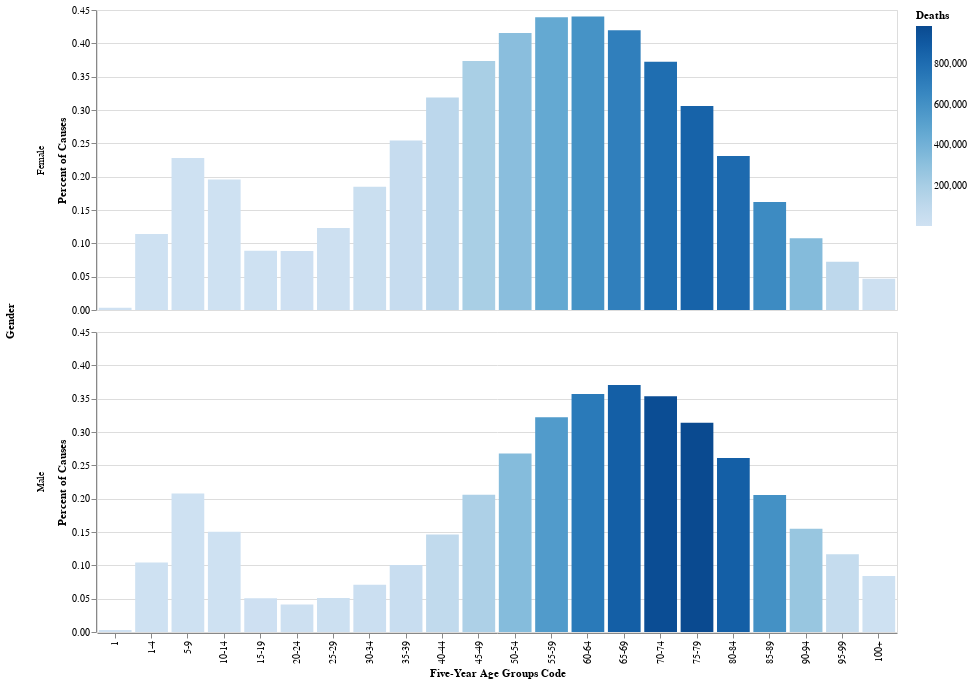

The notebook cell this image was saved under:
### Code cell
alt.Chart(cancer_rates).mark_bar(tooltip=True).encode(
    x=alt.X('Five-Year Age Groups Code', sort=age_order),
    y='Percent of Causes',
    color=alt.Color('Deaths'),
    row='Gender'
).properties(
    width=800
)

### Figure 1 — Vega-Lite specification as saved in the notebook (floating-point values rounded to 4 significant figures)
{"config": {"view": {"continuousWidth": 300, "continuousHeight": 300}}, "data": {"name": "data-bd14e7b04f1ae120b6477d241ad9a514"}, "mark": {"type": "bar", "tooltip": true}, "encoding": {"color": {"field": "Deaths", "type": "quantitative"}, "row": {"field": "Gender", "type": "nominal"}, "x": {"field": "Five-Year Age Groups Code", "sort": ["1", "1-4", "5-9", "10-14", "15-19", "20-24", "25-29", "30-34", "35-39", "40-44", "45-49", "50-54", "55-59", "60-64", "65-69", "70-74", "75-79", "80-84", "85-89", "90-94", "95-99", "100+"], "type": "nominal"}, "y": {"field": "Percent of Causes", "type": "quantitative"}}, "width": 800, "$schema": "https://vega.github.io/schema/vega-lite/v5.17.0.json", "datasets": {"data-bd14e7b04f1ae120b6477d241ad9a514": [{"Notes": NaN, "ICD-10 113 Cause List": "#Malignant neoplasms (C00-C97)", "ICD-10 113 Cause List Code": "GR113-019", "Five-Year Age Groups": "< 1 year", "Five-Year Age Groups Code": "1", "Gender": "Female", "Gender Code": "F", "Deaths": 690.0, "Population": 42480000.0, "Crude Rate": 1.6, "Crude Rate Lower 95% Confidence Interval": 1.5, "Crude Rate Upper 95% Confidence Interval": 1.7, "Crude Rate Standard Error": 0.1, "All-Cause Deaths": 202600.0, "Percent of Causes": 0.003405}, {"Notes": NaN, "ICD-10 113 Cause List": "#Malignant neoplasms (C00-C97)", "ICD-10 113 Cause List Code": "GR113-019", "Five-Year Age Groups": "< 1 year", "Five-Year Age Groups Code": "1", "Gender": "Male", "Gender Code": "M", "Deaths": 774.0, "Population": 44440000.0, "Crude Rate": 1.7, "Crude Rate Lower 95% Confidence Interval": 1.6, "Crude Rate Upper 95% Confidence Interval": 1.9, "Crude Rate Standard Error": 0.1, "All-Cause Deaths": 251800.0, "Percent of Causes": 0.003074}, {"Notes": NaN, "ICD-10 113 Cause List": "#Malignant neoplasms (C00-C97)", "ICD-10 113 Cause List Code": "GR113-019", "Five-Year Age Groups": "1-4 years", "Five-Year Age Groups Code": "1-4", "Gender": "Female", "Gender Code": "F", "Deaths": 3629.0, "Population": 170400000.0, "Crude Rate": 2.1, "Crude Rate Lower 95% Confidence Interval": 2.1, "Crude Rate Upper 95% Confidence Interval": 2.2, "Crude Rate Standard Error": 0.0, "All-Cause Deaths": 31840.0, "Percent of Causes": 0.114}, {"Notes": NaN, "ICD-10 113 Cause List": "#Malignant neoplasms (C00-C97)", "ICD-10 113 Cause List Code": "GR113-019", "Five-Year Age Groups": "1-4 years", "Five-Year Age Groups Code": "1-4", "Gender": "Male", "Gender Code": "M", "Deaths": 4398.0, "Population": 178100000.0, "Crude Rate": 2.5, "Crude Rate Lower 95% Confidence Interval": 2.4, "Crude Rate Upper 95% Confidence Interval": 2.5, "Crude Rate Standard Error": 0.0, "All-Cause Deaths": 42220.0, "Percent of Causes": 0.1042}, {"Notes": NaN, "ICD-10 113 Cause List": "#Malignant neoplasms (C00-C97)", "ICD-10 113 Cause List Code": "GR113-019", "Five-Year Age Groups": "5-9 years", "Five-Year Age Groups Code": "5-9", "Gender": "Female", "Gender Code": "F", "Deaths": 4606.0, "Population": 216600000.0, "Crude Rate": 2.1, "Crude Rate Lower 95% Confidence Interval": 2.1, "Crude Rate Upper 95% Confidence Interval": 2.2, "Crude Rate Standard Error": 0.0, "All-Cause Deaths": 20210.0, "Percent of Causes": 0.228}, {"Notes": NaN, "ICD-10 113 Cause List": "#Malignant neoplasms (C00-C97)", "ICD-10 113 Cause List Code": "GR113-019", "Five-Year Age Groups": "5-9 years", "Five-Year Age Groups Code": "5-9", "Gender": "Male", "Gender Code": "M", "Deaths": 5475.0, "Population": 226500000.0, "Crude Rate": 2.4, "Crude Rate Lower 95% Confidence Interval": 2.4, "Crude Rate Upper 95% Confidence Interval": 2.5, "Crude Rate Standard Error": 0.0, "All-Cause Deaths": 26360.0, "Percent of Causes": 0.2077}, {"Notes": NaN, "ICD-10 113 Cause List": "#Malignant neoplasms (C00-C97)", "ICD-10 113 Cause List Code": "GR113-019", "Five-Year Age Groups": "10-14 years", "Five-Year Age Groups Code": "10-14", "Gender": "Female", "Gender Code": "F", "Deaths": 4632.0, "Population": 223800000.0, "Crude Rate": 2.1, "Crude Rate Lower 95% Confidence Interval": 2.0, "Crude Rate Upper 95% Confidence Interval": 2.1, "Crude Rate Standard Error": 0.0, "All-Cause Deaths": 23650.0, "Percent of Causes": 0.1958}, {"Notes": NaN, "ICD-10 113 Cause List": "#Malignant neoplasms (C00-C97)", "ICD-10 113 Cause List Code": "GR113-019", "Five-Year Age Groups": "10-14 years", "Five-Year Age Groups Code": "10-14", "Gender": "Male", "Gender Code": "M", "Deaths": 5585.0, "Population": 234300000.0, "Crude Rate": 2.4, "Crude Rate Lower 95% Confidence Interval": 2.3, "Crude Rate Upper 95% Confidence Interval": 2.4, "Crude Rate Standard Error": 0.0, "All-Cause Deaths": 37170.0, "Percent of Causes": 0.1503}, {"Notes": NaN, "ICD-10 113 Cause List": "#Malignant neoplasms (C00-C97)", "ICD-10 113 Cause List Code": "GR113-019", "Five-Year Age Groups": "15-19 years", "Five-Year Age Groups Code": "15-19", "Gender": "Female", "Gender Code": "F", "Deaths": 5736.0, "Population": 227300000.0, "Crude Rate": 2.5, "Crude Rate Lower 95% Confidence Interval": 2.5, "Crude Rate Upper 95% Confidence Interval": 2.6, "Crude Rate Standard Error": 0.0, "All-Cause Deaths": 64420.0, "Percent of Causes": 0.08904}, {"Notes": NaN, "ICD-10 113 Cause List": "#Malignant neoplasms (C00-C97)", "ICD-10 113 Cause List Code": "GR113-019", "Five-Year Age Groups": "15-19 years", "Five-Year Age Groups Code": "15-19", "Gender": "Male", "Gender Code": "M", "Deaths": 8643.0, "Population": 239500000.0, "Crude Rate": 3.6, "Crude Rate Lower 95% Confidence Interval": 3.5, "Crude Rate Upper 95% Confidence Interval": 3.7, "Crude Rate Standard Error": 0.0, "All-Cause Deaths": 171300.0, "Percent of Causes": 0.05044}, {"Notes": NaN, "ICD-10 113 Cause List": "#Malignant neoplasms (C00-C97)", "ICD-10 113 Cause List Code": "GR113-019", "Five-Year Age Groups": "20-24 years", "Five-Year Age Groups Code": "20-24", "Gender": "Female", "Gender Code": "F", "Deaths": 8098.0, "Population": 229100000.0, "Crude Rate": 3.5, "Crude Rate Lower 95% Confidence Interval": 3.5, "Crude Rate Upper 95% Confidence Interval": 3.6, "Crude Rate Standard Error": 0.0, "All-Cause Deaths": 91340.0, "Percent of Causes": 0.08865}, {"Notes": NaN, "ICD-10 113 Cause List": "#Malignant neoplasms (C00-C97)", "ICD-10 113 Cause List Code": "GR113-019", "Five-Year Age Groups": "20-24 years", "Five-Year Age Groups Code": "20-24", "Gender": "Male", "Gender Code": "M", "Deaths": 12260.0, "Population": 240000000.0, "Crude Rate": 5.1, "Crude Rate Lower 95% Confidence Interval": 5.0, "Crude Rate Upper 95% Confidence Interval": 5.2, "Crude Rate Standard Error": 0.0, "All-Cause Deaths": 296800.0, "Percent of Causes": 0.04131}, {"Notes": NaN, "ICD-10 113 Cause List": "#Malignant neoplasms (C00-C97)", "ICD-10 113 Cause List Code": "GR113-019", "Five-Year Age Groups": "25-29 years", "Five-Year Age Groups Code": "25-29", "Gender": "Female", "Gender Code": "F", "Deaths": 13890.0, "Population": 228600000.0, "Crude Rate": 6.1, "Crude Rate Lower 95% Confidence Interval": 6.0, "Crude Rate Upper 95% Confidence Interval": 6.2, "Crude Rate Standard Error": 0.1, "All-Cause Deaths": 113100.0, "Percent of Causes": 0.1228}, {"Notes": NaN, "ICD-10 113 Cause List": "#Malignant neoplasms (C00-C97)", "ICD-10 113 Cause List Code": "GR113-019", "Five-Year Age Groups": "25-29 years", "Five-Year Age Groups Code": "25-29", "Gender": "Male", "Gender Code": "M", "Deaths": 15820.0, "Population": 234300000.0, "Crude Rate": 6.8, "Crude Rate Lower 95% Confidence Interval": 6.6, "Crude Rate Upper 95% Confidence Interval": 6.9, "Crude Rate Standard Error": 0.1, "All-Cause Deaths": 309500.0, "Percent of Causes": 0.0511}, {"Notes": NaN, "ICD-10 113 Cause List": "#Malignant neoplasms (C00-C97)", "ICD-10 113 Cause List Code": "GR113-019", "Five-Year Age Groups": "30-34 years", "Five-Year Age Groups Code": "30-34", "Gender": "Female", "Gender Code": "F", "Deaths": 27790.0, "Population": 227300000.0, "Crude Rate": 12.2, "Crude Rate Lower 95% Confidence Interval": 12.1, "Crude Rate Upper 95% Confidence Interval": 12.4, "Crude Rate Standard Error": 0.1, "All-Cause Deaths": 150400.0, "Percent of Causes": 0.1848}, {"Notes": NaN, "ICD-10 113 Cause List": "#Malignant neoplasms (C00-C97)", "ICD-10 113 Cause List Code": "GR113-019", "Five-Year Age Groups": "30-34 years", "Five-Year Age Groups Code": "30-34", "Gender": "Male", "Gender Code": "M", "Deaths": 23590.0, "Population": 229900000.0, "Crude Rate": 10.3, "Crude Rate Lower 95% Confidence Interval": 10.1, "Crude Rate Upper 95% Confidence Interval": 10.4, "Crude Rate Standard Error": 0.1, "All-Cause Deaths": 332800.0, "Percent of Causes": 0.07089}, {"Notes": NaN, "ICD-10 113 Cause List": "#Malignant neoplasms (C00-C97)", "ICD-10 113 Cause List Code": "GR113-019", "Five-Year Age Groups": "35-39 years", "Five-Year Age Groups Code": "35-39", "Gender": "Female", "Gender Code": "F", "Deaths": 55380.0, "Population": 231400000.0, "Crude Rate": 23.9, "Crude Rate Lower 95% Confidence Interval": 23.7, "Crude Rate Upper 95% Confidence Interval": 24.1, "Crude Rate Standard Error": 0.1, "All-Cause Deaths": 217900.0, "Percent of Causes": 0.2541}, {"Notes": NaN, "ICD-10 113 Cause List": "#Malignant neoplasms (C00-C97)", "ICD-10 113 Cause List Code": "GR113-019", "Five-Year Age Groups": "35-39 years", "Five-Year Age Groups Code": "35-39", "Gender": "Male", "Gender Code": "M", "Deaths": 41010.0, "Population": 230600000.0, "Crude Rate": 17.8, "Crude Rate Lower 95% Confidence Interval": 17.6, "Crude Rate Upper 95% Confidence Interval": 18.0, "Crude Rate Standard Error": 0.1, "All-Cause Deaths": 407900.0, "Percent of Causes": 0.1005}, {"Notes": NaN, "ICD-10 113 Cause List": "#Malignant neoplasms (C00-C97)", "ICD-10 113 Cause List Code": "GR113-019", "Five-Year Age Groups": "40-44 years", "Five-Year Age Groups Code": "40-44", "Gender": "Female", "Gender Code": "F", "Deaths": 106200.0, "Population": 236300000.0, "Crude Rate": 45.0, "Crude Rate Lower 95% Confidence Interval": 44.7, "Crude Rate Upper 95% Confidence Interval": 45.2, "Crude Rate Standard Error": 0.1, "All-Cause Deaths": 333000.0, "Percent of Causes": 0.3189}, {"Notes": NaN, "ICD-10 113 Cause List": "#Malignant neoplasms (C00-C97)", "ICD-10 113 Cause List Code": "GR113-019", "Five-Year Age Groups": "40-44 years", "Five-Year Age Groups Code": "40-44", "Gender": "Male", "Gender Code": "M", "Deaths": 82780.0, "Population": 233000000.0, "Crude Rate": 35.5, "Crude Rate Lower 95% Confidence Interval": 35.3, "Crude Rate Upper 95% Confidence Interval": 35.8, "Crude Rate Standard Error": 0.1, "All-Cause Deaths": 565600.0, "Percent of Causes": 0.1464}, {"Notes": NaN, "ICD-10 113 Cause List": "#Malignant neoplasms (C00-C97)", "ICD-10 113 Cause List Code": "GR113-019", "Five-Year Age Groups": "45-49 years", "Five-Year Age Groups Code": "45-49", "Gender": "Female", "Gender Code": "F", "Deaths": 192300.0, "Population": 238700000.0, "Crude Rate": 80.6, "Crude Rate Lower 95% Confidence Interval": 80.2, "Crude Rate Upper 95% Confidence Interval": 80.9, "Crude Rate Standard Error": 0.2, "All-Cause Deaths": 515000.0, "Percent of Causes": 0.3735}, {"Notes": NaN, "ICD-10 113 Cause List": "#Malignant neoplasms (C00-C97)", "ICD-10 113 Cause List Code": "GR113-019", "Five-Year Age Groups": "45-49 years", "Five-Year Age Groups Code": "45-49", "Gender": "Male", "Gender Code": "M", "Deaths": 174500.0, "Population": 232900000.0, "Crude Rate": 74.9, "Crude Rate Lower 95% Confidence Interval": 74.6, "Crude Rate Upper 95% Confidence Interval": 75.3, "Crude Rate Standard Error": 0.2, "All-Cause Deaths": 848000.0, "Percent of Causes": 0.2058}, {"Notes": NaN, "ICD-10 113 Cause List": "#Malignant neoplasms (C00-C97)", "ICD-10 113 Cause List Code": "GR113-019", "Five-Year Age Groups": "50-54 years", "Five-Year Age Groups Code": "50-54", "Gender": "Female", "Gender Code": "F", "Deaths": 315700.0, "Population": 232400000.0, "Crude Rate": 135.9, "Crude Rate Lower 95% Confidence Interval": 135.4, "Crude Rate Upper 95% Confidence Interval": 136.3, "Crude Rate Standard Error": 0.2, "All-Cause Deaths": 759800.0, "Percent of Causes": 0.4155}, {"Notes": NaN, "ICD-10 113 Cause List": "#Malignant neoplasms (C00-C97)", "ICD-10 113 Cause List Code": "GR113-019", "Five-Year Age Groups": "50-54 years", "Five-Year Age Groups Code": "50-54", "Gender": "Male", "Gender Code": "M", "Deaths": 331900.0, "Population": 223600000.0, "Crude Rate": 148.5, "Crude Rate Lower 95% Confidence Interval": 147.9, "Crude Rate Upper 95% Confidence Interval": 149.0, "Crude Rate Standard Error": 0.3, "All-Cause Deaths": 1239000.0, "Percent of Causes": 0.2679}, {"Notes": NaN, "ICD-10 113 Cause List": "#Malignant neoplasms (C00-C97)", "ICD-10 113 Cause List Code": "GR113-019", "Five-Year Age Groups": "55-59 years", "Five-Year Age Groups Code": "55-59", "Gender": "Female", "Gender Code": "F", "Deaths": 457200.0, "Population": 213700000.0, "Crude Rate": 213.9, "Crude Rate Lower 95% Confidence Interval": 213.3, "Crude Rate Upper 95% Confidence Interval": 214.5, "Crude Rate Standard Error": 0.3, "All-Cause Deaths": 1041000.0, "Percent of Causes": 0.4391}, {"Notes": NaN, "ICD-10 113 Cause List": "#Malignant neoplasms (C00-C97)", "ICD-10 113 Cause List Code": "GR113-019", "Five-Year Age Groups": "55-59 years", "Five-Year Age Groups Code": "55-59", "Gender": "Male", "Gender Code": "M", "Deaths": 538100.0, "Population": 201400000.0, "Crude Rate": 267.2, "Crude Rate Lower 95% Confidence Interval": 266.5, "Crude Rate Upper 95% Confidence Interval": 267.9, "Crude Rate Standard Error": 0.4, "All-Cause Deaths": 1670000.0, "Percent of Causes": 0.3221}, {"Notes": NaN, "ICD-10 113 Cause List": "#Malignant neoplasms (C00-C97)", "ICD-10 113 Cause List Code": "GR113-019", "Five-Year Age Groups": "60-64 years ", "Five-Year Age Groups Code": "60-64", "Gender": "Female", "Gender Code": "F", "Deaths": 589600.0, "Population": 183200000.0, "Crude Rate": 321.8, "Crude Rate Lower 95% Confidence Interval": 321.0, "Crude Rate Upper 95% Confidence Interval": 322.6, "Crude Rate Standard Error": 0.4, "All-Cause Deaths": 1339000.0, "Percent of Causes": 0.4403}, {"Notes": NaN, "ICD-10 113 Cause List": "#Malignant neoplasms (C00-C97)", "ICD-10 113 Cause List Code": "GR113-019", "Five-Year Age Groups": "60-64 years ", "Five-Year Age Groups Code": "60-64", "Gender": "Male", "Gender Code": "M", "Deaths": 731200.0, "Population": 168100000.0, "Crude Rate": 435.1, "Crude Rate Lower 95% Confidence Interval": 434.1, "Crude Rate Upper 95% Confidence Interval": 436.1, "Crude Rate Standard Error": 0.5, "All-Cause Deaths": 2048000.0, "Percent of Causes": 0.357}, {"Notes": NaN, "ICD-10 113 Cause List": "#Malignant neoplasms (C00-C97)", "ICD-10 113 Cause List Code": "GR113-019", "Five-Year Age Groups": "65-69 years", "Five-Year Age Groups Code": "65-69", "Gender": "Female", "Gender Code": "F", "Deaths": 700200.0, "Population": 151200000.0, "Crude Rate": 463.0, "Crude Rate Lower 95% Confidence Interval": 461.9, "Crude Rate Upper 95% Confidence Interval": 464.1, "Crude Rate Standard Error": 0.6, "All-Cause Deaths": 1668000.0, "Percent of Causes": 0.4197}, {"Notes": NaN, "ICD-10 113 Cause List": "#Malignant neoplasms (C00-C97)", "ICD-10 113 Cause List Code": "GR113-019", "Five-Year Age Groups": "65-69 years", "Five-Year Age Groups Code": "65-69", "Gender": "Male", "Gender Code": "M", "Deaths": 874200.0, "Population": 133800000.0, "Crude Rate": 653.4, "Crude Rate Lower 95% Confidence Interval": 652.0, "Crude Rate Upper 95% Confidence Interval": 654.8, "Crude Rate Standard Error": 0.7, "All-Cause Deaths": 2359000.0, "Percent of Causes": 0.3705}, {"Notes": NaN, "ICD-10 113 Cause List": "#Malignant neoplasms (C00-C97)", "ICD-10 113 Cause List Code": "GR113-019", "Five-Year Age Groups": "70-74 years", "Five-Year Age Groups Code": "70-74", "Gender": "Female", "Gender Code": "F", "Deaths": 797600.0, "Population": 122700000.0, "Crude Rate": 650.1, "Crude Rate Lower 95% Confidence Interval": 648.6, "Crude Rate Upper 95% Confidence Interval": 651.5, "Crude Rate Standard Error": 0.7, "All-Cause Deaths": 2143000.0, "Percent of Causes": 0.3722}, {"Notes": NaN, "ICD-10 113 Cause List": "#Malignant neoplasms (C00-C97)", "ICD-10 113 Cause List Code": "GR113-019", "Five-Year Age Groups": "70-74 years", "Five-Year Age Groups Code": "70-74", "Gender": "Male", "Gender Code": "M", "Deaths": 970400.0, "Population": 102700000.0, "Crude Rate": 944.6, "Crude Rate Lower 95% Confidence Interval": 942.7, "Crude Rate Upper 95% Confidence Interval": 946.4, "Crude Rate Standard Error": 1.0, "All-Cause Deaths": 2744000.0, "Percent of Causes": 0.3537}, {"Notes": NaN, "ICD-10 113 Cause List": "#Malignant neoplasms (C00-C97)", "ICD-10 113 Cause List Code": "GR113-019", "Five-Year Age Groups": "75-79 years", "Five-Year Age Groups Code": "75-79", "Gender": "Female", "Gender Code": "F", "Deaths": 851600.0, "Population": 98400000.0, "Crude Rate": 865.4, "Crude Rate Lower 95% Confidence Interval": 863.6, "Crude Rate Upper 95% Confidence Interval": 867.2, "Crude Rate Standard Error": 0.9, "All-Cause Deaths": 2782000.0, "Percent of Causes": 0.3061}, {"Notes": NaN, "ICD-10 113 Cause List": "#Malignant neoplasms (C00-C97)", "ICD-10 113 Cause List Code": "GR113-019", "Five-Year Age Groups": "75-79 years", "Five-Year Age Groups Code": "75-79", "Gender": "Male", "Gender Code": "M", "Deaths": 987700.0, "Population": 75130000.0, "Crude Rate": 1315.0, "Crude Rate Lower 95% Confidence Interval": 1312.0, "Crude Rate Upper 95% Confidence Interval": 1317.0, "Crude Rate Standard Error": 1.3, "All-Cause Deaths": 3147000.0, "Percent of Causes": 0.3139}, {"Notes": NaN, "ICD-10 113 Cause List": "#Malignant neoplasms (C00-C97)", "ICD-10 113 Cause List Code": "GR113-019", "Five-Year Age Groups": "80-84 years", "Five-Year Age Groups Code": "80-84", "Gender": "Female", "Gender Code": "F", "Deaths": 814500.0, "Population": 75030000.0, "Crude Rate": 1086.0, "Crude Rate Lower 95% Confidence Interval": 1083.0, "Crude Rate Upper 95% Confidence Interval": 1088.0, "Crude Rate Standard Error": 1.2, "All-Cause Deaths": 3526000.0, "Percent of Causes": 0.231}, {"Notes": NaN, "ICD-10 113 Cause List": "#Malignant neoplasms (C00-C97)", "ICD-10 113 Cause List Code": "GR113-019", "Five-Year Age Groups": "80-84 years", "Five-Year Age Groups Code": "80-84", "Gender": "Male", "Gender Code": "M", "Deaths": 873500.0, "Population": 49950000.0, "Crude Rate": 1749.0, "Crude Rate Lower 95% Confidence Interval": 1745.0, "Crude Rate Upper 95% Confidence Interval": 1752.0, "Crude Rate Standard Error": 1.9, "All-Cause Deaths": 3346000.0, "Percent of Causes": 0.261}, {"Notes": NaN, "ICD-10 113 Cause List": "#Malignant neoplasms (C00-C97)", "ICD-10 113 Cause List Code": "GR113-019", "Five-Year Age Groups": "85-89 years", "Five-Year Age Groups Code": "85-89", "Gender": "Female", "Gender Code": "F", "Deaths": 634300.0, "Population": null, "Crude Rate": null, "Crude Rate Lower 95% Confidence Interval": null, "Crude Rate Upper 95% Confidence Interval": null, "Crude Rate Standard Error": null, "All-Cause Deaths": 3912000.0, "Percent of Causes": 0.1621}, {"Notes": NaN, "ICD-10 113 Cause List": "#Malignant neoplasms (C00-C97)", "ICD-10 113 Cause List Code": "GR113-019", "Five-Year Age Groups": "85-89 years", "Five-Year Age Groups Code": "85-89", "Gender": "Male", "Gender Code": "M", "Deaths": 598500.0, "Population": null, "Crude Rate": null, "Crude Rate Lower 95% Confidence Interval": null, "Crude Rate Upper 95% Confidence Interval": null, "Crude Rate Standard Error": null, "All-Cause Deaths": 2914000.0, "Percent of Causes": 0.2054}, {"Notes": NaN, "ICD-10 113 Cause List": "#Malignant neoplasms (C00-C97)", "ICD-10 113 Cause List Code": "GR113-019", "Five-Year Age Groups": "90-94 years", "Five-Year Age Groups Code": "90-94", "Gender": "Female", "Gender Code": "F", "Deaths": 336300.0, "Population": null, "Crude Rate": null, "Crude Rate Lower 95% Confidence Interval": null, "Crude Rate Upper 95% Confidence Interval": null, "Crude Rate Standard Error": null, "All-Cause Deaths": 3127000.0, "Percent of Causes": 0.1075}, {"Notes": NaN, "ICD-10 113 Cause List": "#Malignant neoplasms (C00-C97)", "ICD-10 113 Cause List Code": "GR113-019", "Five-Year Age Groups": "90-94 years", "Five-Year Age Groups Code": "90-94", "Gender": "Male", "Gender Code": "M", "Deaths": 262200.0, "Population": null, "Crude Rate": null, "Crude Rate Lower 95% Confidence Interval": null, "Crude Rate Upper 95% Confidence Interval": null, "Crude Rate Standard Error": null, "All-Cause Deaths": 1695000.0, "Percent of Causes": 0.1547}, {"Notes": NaN, "ICD-10 113 Cause List": "#Malignant neoplasms (C00-C97)", "ICD-10 113 Cause List Code": "GR113-019", "Five-Year Age Groups": "95-99 years", "Five-Year Age Groups Code": "95-99", "Gender": "Female", "Gender Code": "F", "Deaths": 101500.0, "Population": null, "Crude Rate": null, "Crude Rate Lower 95% Confidence Interval": null, "Crude Rate Upper 95% Confidence Interval": null, "Crude Rate Standard Error": null, "All-Cause Deaths": 1402000.0, "Percent of Causes": 0.07236}, {"Notes": NaN, "ICD-10 113 Cause List": "#Malignant neoplasms (C00-C97)", "ICD-10 113 Cause List Code": "GR113-019", "Five-Year Age Groups": "95-99 years", "Five-Year Age Groups Code": "95-99", "Gender": "Male", "Gender Code": "M", "Deaths": 59770.0, "Population": null, "Crude Rate": null, "Crude Rate Lower 95% Confidence Interval": null, "Crude Rate Upper 95% Confidence Interval": null, "Crude Rate Standard Error": null, "All-Cause Deaths": 512600.0, "Percent of Causes": 0.1166}, {"Notes": NaN, "ICD-10 113 Cause List": "#Malignant neoplasms (C00-C97)", "ICD-10 113 Cause List Code": "GR113-019", "Five-Year Age Groups": "100+ years", "Five-Year Age Groups Code": "100+", "Gender": "Female", "Gender Code": "F", "Deaths": 14950.0, "Population": null, "Crude Rate": null, "Crude Rate Lower 95% Confidence Interval": null, "Crude Rate Upper 95% Confidence Interval": null, "Crude Rate Standard Error": null, "All-Cause Deaths": 319900.0, "Percent of Causes": 0.04673}, {"Notes": NaN, "ICD-10 113 Cause List": "#Malignant neoplasms (C00-C97)", "ICD-10 113 Cause List Code": "GR113-019", "Five-Year Age Groups": "100+ years", "Five-Year Age Groups Code": "100+", "Gender": "Male", "Gender Code": "M", "Deaths": 5980.0, "Population": null, "Crude Rate": null, "Crude Rate Lower 95% Confidence Interval": null, "Crude Rate Upper 95% Confidence Interval": null, "Crude Rate Standard Error": null, "All-Cause Deaths": 71340.0, "Percent of Causes": 0.08382}]}}
